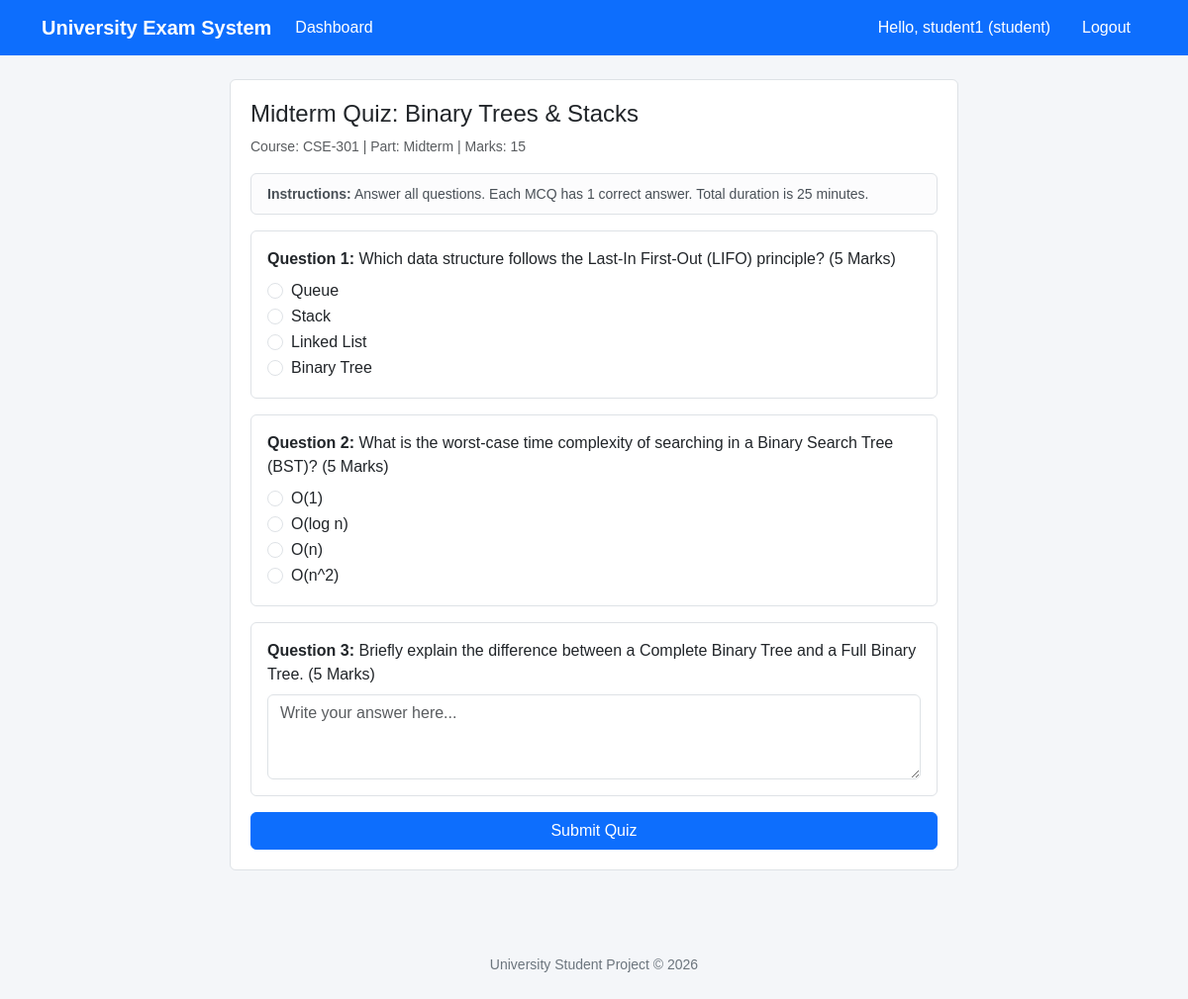
The app's page /evaluations/quizzes/1/take/ (signed in) with its own data.
### core/models.py (models this page shows, shortened)
class CustomUser(AbstractUser):
    ROLE_STUDENT = 'student'
    ROLE_TEACHER = 'teacher'
    ROLE_CHOICES = [
        (ROLE_STUDENT, 'Student'),
        (ROLE_TEACHER, 'Teacher'),
    ]
    role = models.CharField(max_length=10, choices=ROLE_CHOICES, default=ROLE_STUDENT)
    university_id = models.CharField(max_length=30, blank=True, null=True, help_text="Student ID or Faculty ID")
    department = models.CharField(max_length=100, default='Computer Science & Engineering', blank=True)
    phone = models.CharField(max_length=20, blank=True, null=True)
    profile_pic = models.ImageField(upload_to='profiles/', blank=True, null=True)

### evaluations/models.py (models this page shows, shortened)
class Quiz(models.Model):
    course = models.ForeignKey(Course, on_delete=models.CASCADE, related_name='quizzes')
    term = models.CharField(max_length=10, choices=TermChoices.choices, default=TermChoices.MIDTERM)
    title = models.CharField(max_length=200)
    instructions = models.TextField(blank=True)
    total_marks = models.PositiveIntegerField(default=20)
    duration_minutes = models.PositiveIntegerField(default=30)
    due_date = models.DateTimeField(null=True, blank=True)
    is_published = models.BooleanField(default=True)
    created_at = models.DateTimeField(auto_now_add=True)
    class Meta:
        verbose_name_plural = "Quizzes"
        ordering = ['-created_at']

class QuizQuestion(models.Model):
    quiz = models.ForeignKey(Quiz, on_delete=models.CASCADE, related_name='questions')
    question_text = models.TextField()
    question_type = models.CharField(max_length=20, choices=QuestionType.choices, default=QuestionType.MCQ)
    marks = models.PositiveIntegerField(default=5)
    order = models.PositiveIntegerField(default=1)
    class Meta:
        ordering = ['order', 'id']

class QuizChoice(models.Model):
    question = models.ForeignKey(QuizQuestion, on_delete=models.CASCADE, related_name='choices')
    choice_text = models.CharField(max_length=300)
    is_correct = models.BooleanField(default=False)

### academics/models.py (models this page shows, shortened)
class Course(models.Model):
    code = models.CharField(max_length=20, unique=True, help_text="e.g. CSE-301")
    title = models.CharField(max_length=150, help_text="e.g. Data Structures and Algorithms")
    description = models.TextField(blank=True)
    semester = models.ForeignKey(Semester, on_delete=models.CASCADE, related_name='courses')
    teacher = models.ForeignKey(
        settings.AUTH_USER_MODEL,
        on_delete=models.SET_NULL,
        null=True,
        blank=True,
        limit_choices_to={'role': 'teacher'},
        related_name='taught_courses'
    )
    students = models.ManyToManyField(
        settings.AUTH_USER_MODEL,
        blank=True,
        limit_choices_to={'role': 'student'},
        related_name='enrolled_courses'
    )
    created_at = models.DateTimeField(auto_now_add=True)

### evaluations/views.py (the view, shortened to what this page needs)
# urls.py: path('quizzes/<int:quiz_id>/take/', views.take_quiz, name='take_quiz'),
@login_required
def take_quiz(request, quiz_id):
    quiz = get_object_or_404(Quiz, id=quiz_id, is_published=True)
    if not quiz.course.students.filter(id=request.user.id).exists():
        messages.error(request, "You are not enrolled in this course.")
        return redirect('student_dashboard')
    existing_sub = QuizSubmission.objects.filter(quiz=quiz, student=request.user).first()
    if existing_sub:
        messages.info(request, "You have already submitted this quiz.")
        return render(request, 'evaluations/quiz_result.html', {'quiz': quiz, 'submission': existing_sub})
    questions = quiz.questions.prefetch_related('choices').all()
    return render(request, 'evaluations/take_quiz.html', {'quiz': quiz, 'questions': questions})

### templates/evaluations/take_quiz.html (shortened to what this page needs)
{% extends 'base.html' %}
{% block content %}
<div class="row justify-content-center">
    <div class="col-md-8">
        <div class="box">
            <h4>{{ quiz.title }}</h4>
            <p class="text-muted small">Course: {{ quiz.course.code }} | Part: {{ quiz.get_term_display }} | Marks: {{ quiz.total_marks }}</p>
            {% if quiz.instructions %}
                <div class="alert alert-light border py-2 mb-3">
                    <small><b>Instructions:</b> {{ quiz.instructions }}</small>
                </div>
            {% endif %}
            <form method="post">
                {% for q in questions %}
                <div class="border p-3 mb-3 rounded">
                    <p class="mb-2"><b>Question {{ forloop.counter }}:</b> {{ q.question_text }} ({{ q.marks }} Marks)</p>
                    {% if q.question_type == 'mcq' %}
                        {% for choice in q.choices.all %}
                        <div class="form-check">
                            <input class="form-check-input" type="radio" name="question_{{ q.id }}" id="c_{{ choice.id }}" value="{{ choice.id }}">
                            <label class="form-check-label" for="c_{{ choice.id }}">
                                {{ choice.choice_text }}
                            </label>
                        </div>
                        {% endfor %}
                    {% else %}
                        <textarea name="question_{{ q.id }}_text" rows="3" class="form-control mt-2" placeholder="Write your answer here..."></textarea>
                    {% endif %}
                </div>
                {% empty %}
                <p class="text-muted">No questions in this quiz.</p>
                {% endfor %}
                {% if questions %}
                <button type="submit" class="btn btn-primary w-100">Submit Quiz</button>
                {% endif %}
            </form>
        </div>
    </div>
</div>
{% endblock %}

### templates/base.html (shortened to what this page needs)
<!DOCTYPE html>
<html lang="en">
<head>
    <link href="https://cdn.jsdelivr.net/npm/bootstrap@5.3.3/dist/css/bootstrap.min.css" rel="stylesheet">
</head>
<body>
    <nav class="navbar navbar-expand-lg">
        <div class="container">
            <a class="navbar-brand fw-bold" href="{% url 'home' %}">University Exam System</a>
            <div class="collapse navbar-collapse" id="nav">
                <ul class="navbar-nav me-auto">
                    {% if user.is_authenticated %}
                        <li class="nav-item">
                            <a class="nav-link" href="{% url 'dashboard' %}">Dashboard</a>
                        </li>
                    {% endif %}
                </ul>
                <ul class="navbar-nav ms-auto">
                    {% if user.is_authenticated %}
                        <li class="nav-item">
                            <span class="nav-link text-white">Hello, {{ user.username }} ({{ user.role }})</span>
                        </li>
                        <li class="nav-item">
                            <a class="nav-link btn btn-danger btn-sm text-white ms-2 px-3" href="{% url 'logout' %}">Logout</a>
                        </li>
                    {% endif %}
                </ul>
            </div>
        </div>
    </nav>
    <div class="container mt-4">
        {% block content %}{% endblock %}
    </div>
    <footer>
        <p>University Student Project &copy; 2026</p>
    </footer>
</body>
</html>

### templates/base.html (style rules this page uses)
body { background-color: #f4f6f9; font-family: Arial, sans-serif; }
.navbar { background-color: #0d6efd; }
.navbar-brand, .nav-link { color: #ffffff !important; }
.box { background: #ffffff; padding: 20px; border-radius: 6px; border: 1px solid #dee2e6; margin-bottom: 20px; }
footer { margin-top: 50px; padding: 15px; text-align: center; color: #6c757d; font-size: 14px; }

### records on screen
CustomUser: username "student1", role "student"
Quiz: title "Midterm Quiz: Binary Trees & Stacks", course.code "CSE-301", term "Midterm", total_marks "15", instructions "Answer all questions. Each MCQ has 1 correct answer. Total duration is 25 minutes."
QuizQuestion: question_text "Which data structure follows the Last-In First-Out (LIFO) principle?", marks "5"
QuizChoice: choice_text "Queue"
QuizChoice: choice_text "Stack"
QuizChoice: choice_text "Linked List"
QuizChoice: choice_text "Binary Tree"
QuizQuestion: question_text "What is the worst-case time complexity of searching in a Binary Search Tree (BST)?", marks "5"
QuizChoice: choice_text "O(1)"
QuizChoice: choice_text "O(log n)"
QuizChoice: choice_text "O(n)"
QuizChoice: choice_text "O(n^2)"
QuizQuestion: question_text "Briefly explain the difference between a Complete Binary Tree and a Full Binary Tree.", marks "5", id "Write your answer here..."
